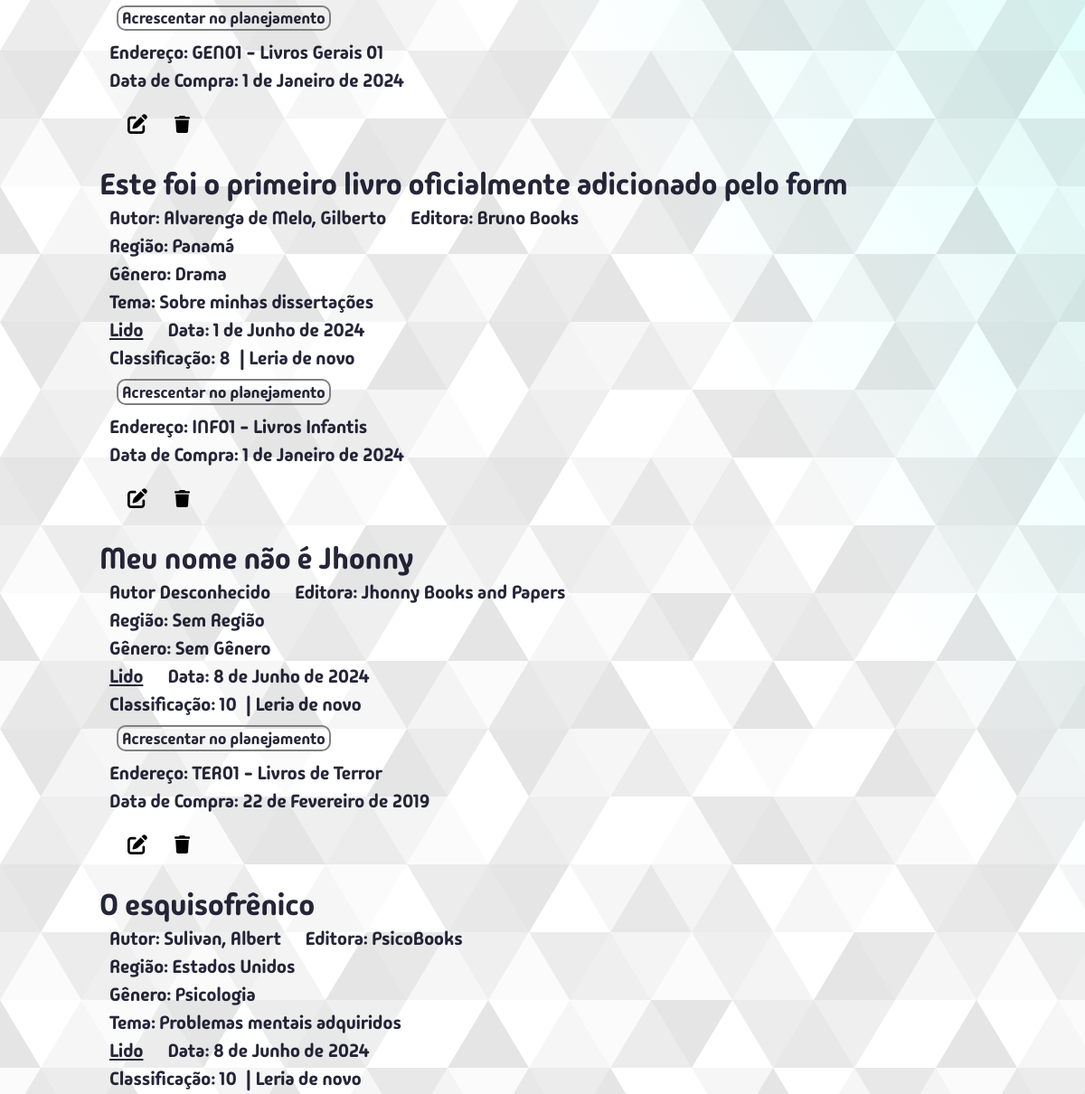
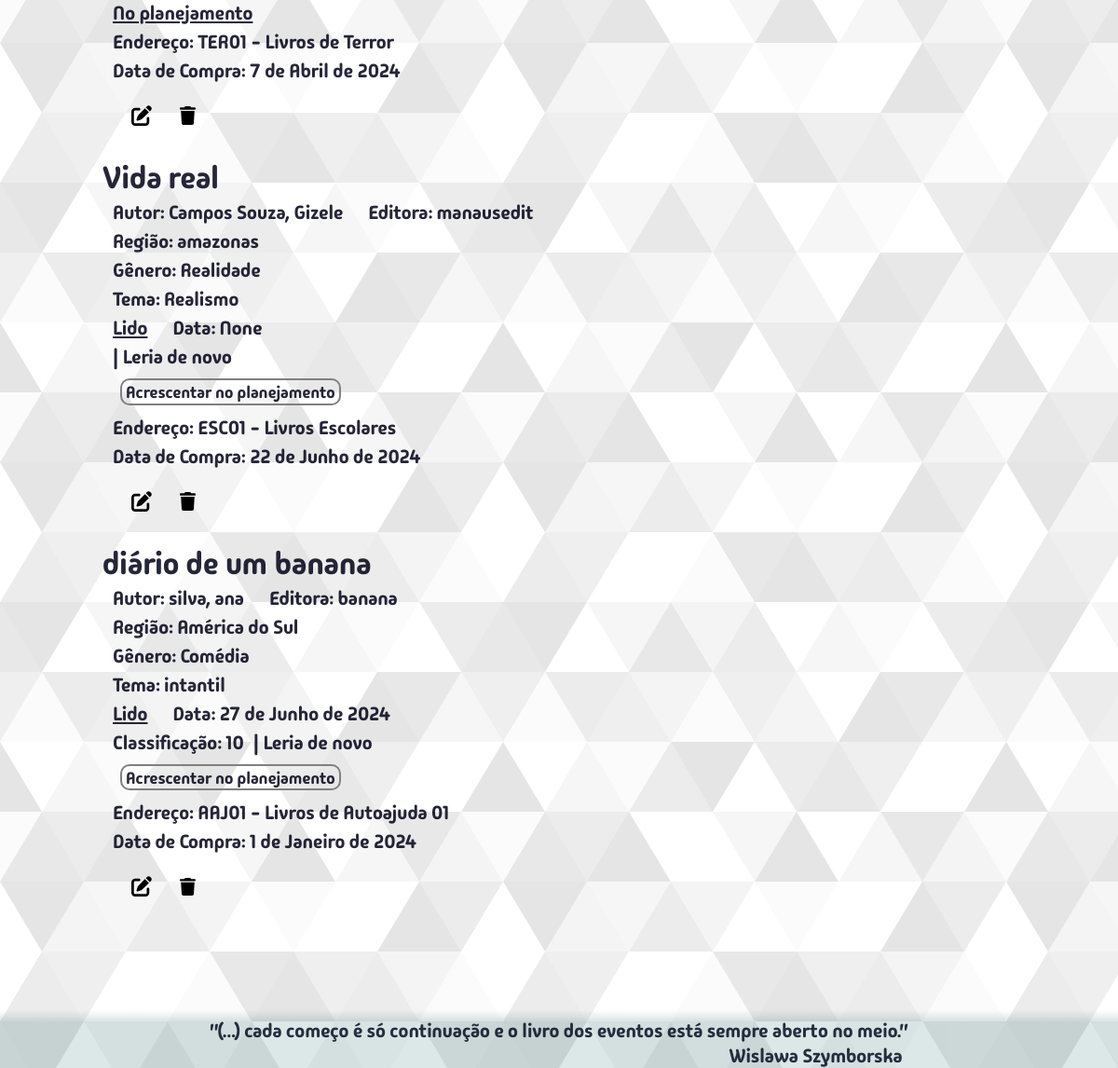
/meuslivros/lidoeleriadenovo/ (lower part), run on an earlier commit of the app's database (2 pictures, top to bottom).
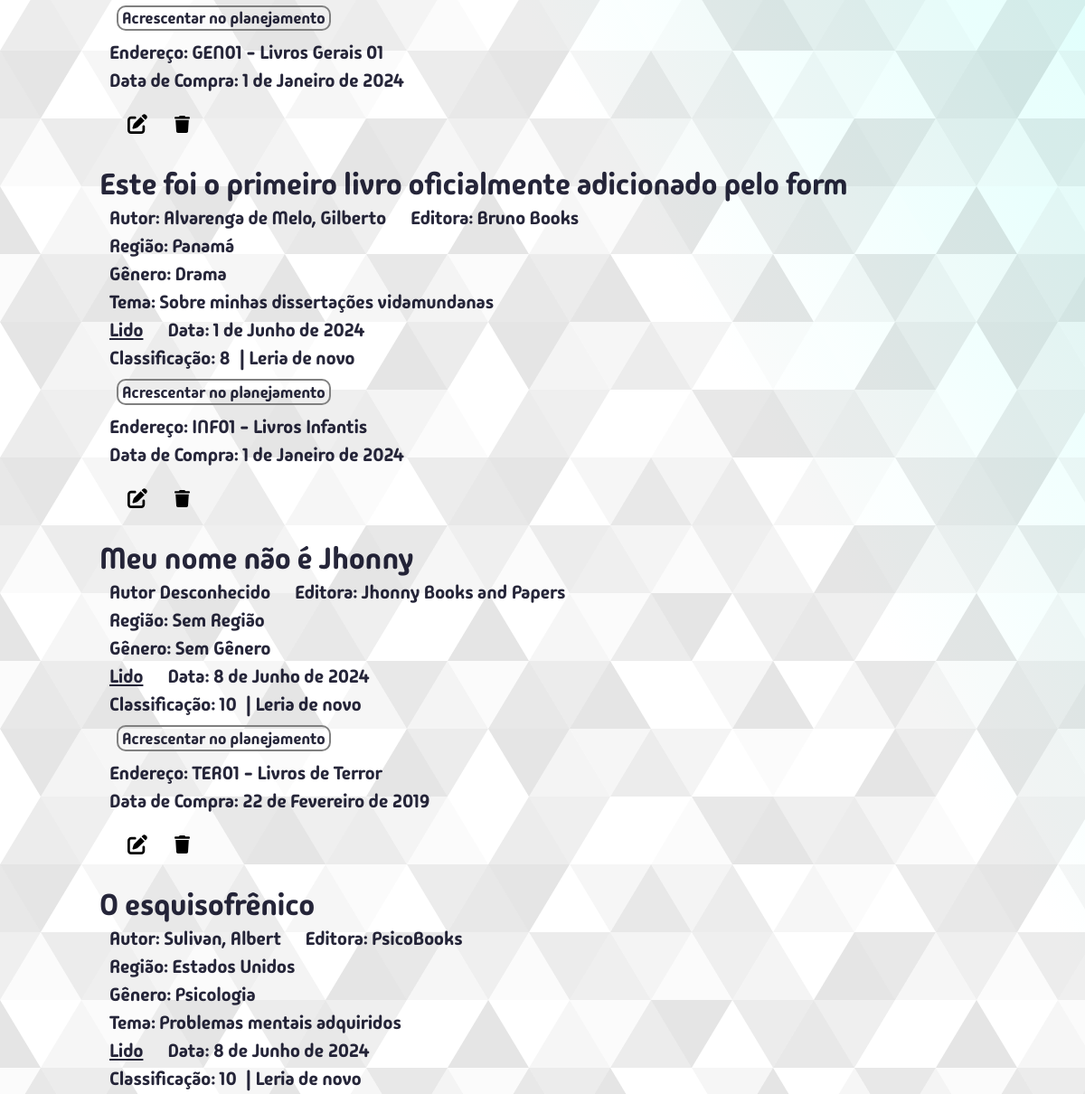
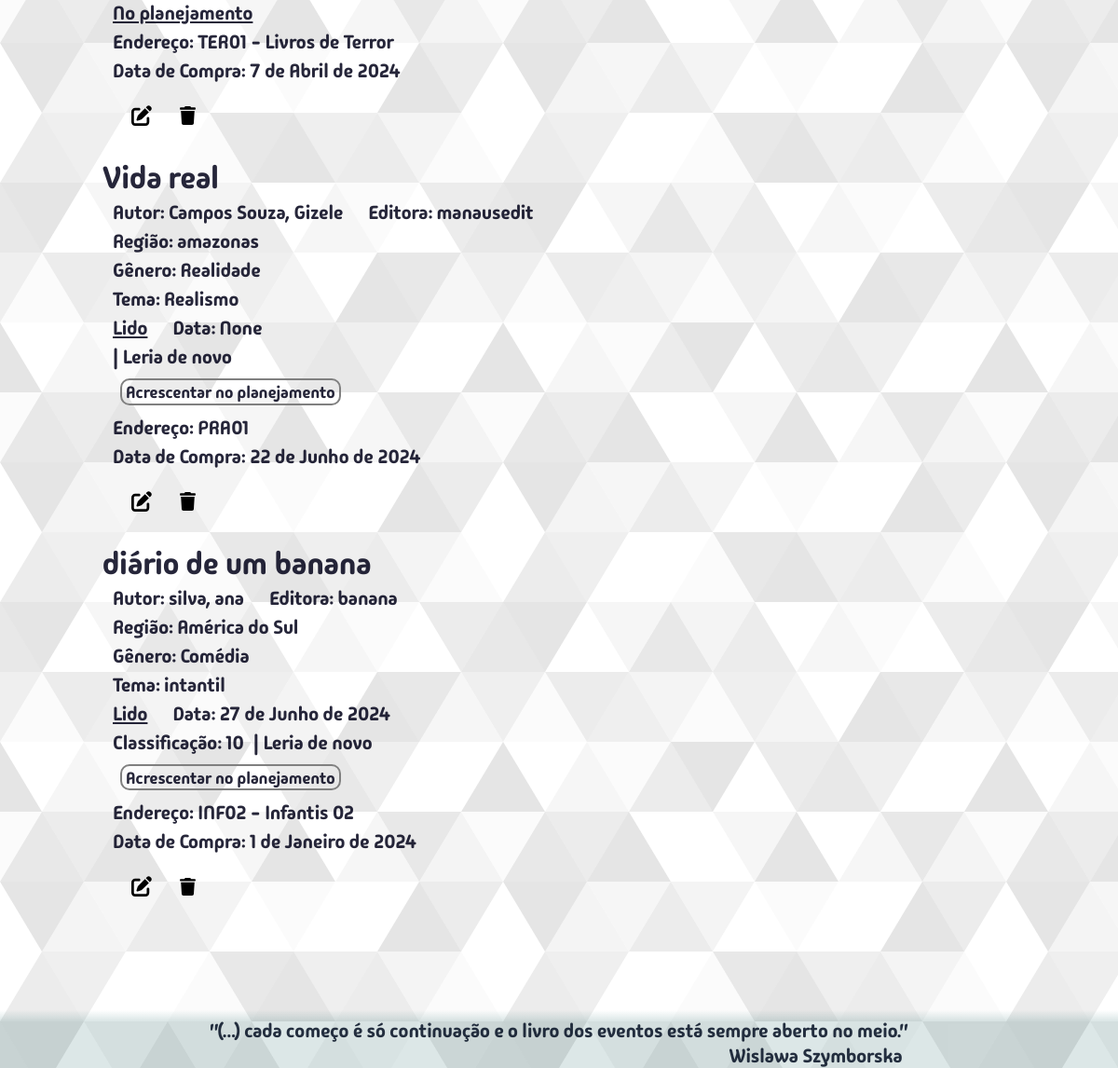
And on a later commit of the database (2 pictures, top to bottom).
### bibm/models.py (models this page shows, shortened)
class Livro(models.Model):
    titulo = models.CharField(max_length=300, unique=True)
    editora = models.CharField(max_length=300, blank=True, null=True)
    autor = models.ForeignKey(Autor, on_delete=models.SET_DEFAULT, default=1)
    genero = models.ForeignKey(Genero, on_delete=models.SET_DEFAULT, default=1)
    tema = models.CharField(max_length=600, blank=True, null=True)
    lendo = models.BooleanField(default=False)
    lido = models.BooleanField(default=False)
    data_leitura = models.DateField(blank=True, null=True)
    leria_de_novo = models.BooleanField(default=False)
    notas = [(1,"1"),(2,"2"),(3,"3"),(4,"4"),(5,"5"),(6,"6"),(7,"7"),(8,"8"),(9,"9"),(10,"10")]
    classificacao = models.IntegerField(choices=notas, blank=True, null=True)
    endereco = models.ForeignKey(Endereco, on_delete=models.SET_NULL, blank=True, null=True)
    data_compra = models.DateField(null=True)
    regiao = models.ForeignKey(Regiao, on_delete=models.SET_DEFAULT, default=2)
    comentario = models.TextField(blank=True, null=True)
    planejamento = models.PositiveIntegerField(unique=True, blank=True, null=True)

class Endereco(models.Model):
    codigo = models.CharField(max_length=5, validators=[validacao_endereco])
    descricao = models.CharField(max_length=300, blank=True, null=True)
    comentario = models.TextField(blank=True, null=True)
    class Meta:
        verbose_name = "Endereço"
    def __str__(self):
        if self.descricao is not None:
            return str(self.codigo) + " - " + str(self.descricao)
        else:
            return str(self.codigo)

class Autor(models.Model):
    prim_nome = models.CharField(max_length=65)
    ult_nome = models.CharField(max_length=65)
    nacionalidade = models.CharField(max_length=65, blank=True, null=True, default="")
    regiao = models.ForeignKey(Regiao, on_delete=models.SET_DEFAULT, default=2)
    comentario = models.TextField(blank=True, null=True)
    class Meta:
        verbose_name_plural = "autores"
        constraints = [
            models.UniqueConstraint(
                fields=["prim_nome","ult_nome"],
                name="autor_unique"
            )
        ]

class Regiao(models.Model):
    regiao = models.CharField(max_length=65, unique=True, verbose_name="região")
    comentario = models.TextField(blank=True, null=True)
    class Meta:
        verbose_name_plural = "regiões"
    def __str__(self):
        return str(self.regiao)

class Genero(models.Model):
    genero = models.CharField(max_length=65, unique=True)
    comentario = models.TextField(blank=True, null=True)
    class Meta:
        verbose_name = "gênero"

### bibm/views/views_all.py (the view, shortened to what this page needs)
# urls.py: path("meuslivros/<filtro>/", views.meus_livros, name="meus_livros"),
def meus_livros(request, filtro):
    termo_busca = request.GET.get("q", "").strip()
    classe_btn = "btn-azul"
    ordem_alfabetica_lista = ["a","b","c","d","e","f","g","h","i","j","k","l","m","n","o","p",
                              "q","r","s","t","u","v","w","x","y","z","0-9..."]
    filtros = {
        "todos": "Todos",
        "naolidos": "Não lidos",
        "lidos": "Lidos",
        "lidoeleriadenovo": "Lido e Leria de novo"
    }
    if termo_busca == "":
        if filtro[:5] == "todos":
            meus_livros = Livro.objects.all().order_by("titulo")
            filtro_letra = filtro[5:]
            filtro = "todos"
        if filtro[:8] == "naolidos":
            meus_livros = Livro.objects.filter(lido=False).order_by("titulo")
            filtro_letra = filtro[8:]
            filtro = "naolidos"
        elif filtro[:5] == "lidos":
            meus_livros = Livro.objects.filter(lido=True).order_by("titulo")
            filtro_letra = filtro[5:]
            filtro = "lidos"
        elif filtro[:16] == "lidoeleriadenovo":
            meus_livros = Livro.objects.filter(lido=True, leria_de_novo=True).order_by("titulo")
            filtro_letra = filtro[16:]
            filtro = "lidoeleriadenovo"
    context = {
        "meus_livros": meus_livros,
        "caller": "meus_livros",
        "filtro": filtro,
        "filtros": filtros,
        "classe_btn": classe_btn,
        "ordem_alfabetica_lista": ordem_alfabetica_lista,
        "filtro_letra": filtro_letra,
    }
    return render(request, "bibm/pages/meusLivros.html", context)

### bibm/templates/bibm/pages/meusLivros.html (shortened to what this page needs)
{% extends 'bibm/estru.html' %}
{% load static %}
{% block content %}
  <div class="meus-livros-box">
    {% for livro in meus_livros %}
      {% include "bibm/partials/livroDetalheForm.html" %}
    {% empty %}
      Nenhum livro
    {% endfor %}
  </div>
{% endblock %}

### bibm/templates/bibm/partials/livroDetalheForm.html (shortened to what this page needs)
{% load static %}
<div class="livro-box">
  <span class="meus-livros-titulo">{{ livro.titulo }}</span>
  <div class="meus-livros-abaixo-titulo-box">
    <div class="autor-editora linha-livro-info">
      {% if livro.autor.prim_nome == 'Autor Desconhecido' %}
        <span class="meus-livros-autor">Autor Desconhecido</span>
      {% else %}
        <span class="meus-livros-autor">Autor: {{ livro.autor.ult_nome }}, {{ livro.autor.prim_nome }}</span>
      {% endif %}
      <span class="meus-livros-editora">Editora: {{ livro.editora }}</span>
    </div>
    <span class="linha-livro-info">Região: {{livro.regiao}}</span>
    <span class="meus-livros-genero linha-livro-info">Gênero: {{ livro.genero.genero }}</span>
    {% if livro.tema %}
      <span class="meus-livros-tema linha-livro-info">Tema: {{ livro.tema }}</span>
    {% endif %}
    {% if livro.lido %}
      <div class="livro-lido-linha linha-livro-info">
        <span class="meus-livros-lido"><u>Lido</u></span>
        <span class="meus-livros-data-leitura">Data: {{ livro.data_leitura }}</span>
      </div>
      <div class="flex-flow-row linha-livro-info">
        {% if livro.classificacao %}
        <div class="livro-classificacao">
          Classificação: {{ livro.classificacao }}
        </div>
        {% endif %}
        {% if livro.leria_de_novo %}
          <span class="meus-livros-leria-de-novo">| Leria de novo</span>
        {% endif %}
      </div>
    {% endif %}
    {% if livro.planejamento is None and not livro.lendo %}
    <div>
      {% if caller == "meus_livros" %}
        <form action="{% url 'bibm:acrescentar_no_planejamento_meus_livros' %}" method="post">
      {% else %}
        <form action="{% url 'bibm:acrescentar_no_planejamento'%}" method="post">
      {% endif %}
        <button type="submit" class="btn-medio {{classe_btn}}">Acrescentar no planejamento</button>
      </form>
    </div>
    {% elif livro.planejamento is not None and not livro.lendo %}
    <span class="ja-no-planejamento linha-livro-info">
      <u>No planejamento</u>
    </span>
    {% else %}
    <span class="ja-no-planejamento linha-livro-info">
      --- Lendo ---
    </span>
    {% endif %}
    {% if livro.endereco %}
      <span class="linha-livro-info">Endereço: {{livro.endereco}}</span>
    {% endif %}
    <span  class="linha-livro-info">Data de Compra: {{livro.data_compra}}</span>
    <div class="flex-flow-row espaco-top-2rem">
      <form method="GET" action="{% url 'bibm:editar_um_livro' livro.id %}">
        <button type="submit">
          <img
            src="{% static 'bibm/img/pen-to-square-solid.svg' %}"
            alt="Editar este livro"
            title="Editar este livro"
            class="btn-editar"
          >
        </button>
      </form>
      <form method="POST" action="{% url 'bibm:deletar_um_livro' %}"
        onclick="return confirm('Você confirma a exclusão deste livro?')">
        <button type="submit">
          <img
          src="{% static 'bibm/img/trash-solid.svg' %}"
          alt="Deletar este livro"
          title="Deletar este livro"
          class="btn-excluir"
          >
        </button>
      </form>
    </div>
  </div>
</div>

What changed in the data, as far as the page shows it:
changed Livro "Este foi o primeiro livro oficialmente adicionado pelo form": tema "Sobre minhas dissertações" → "Sobre minhas dissertações vidamundanas"
changed Livro "Vida real": endereco "ESC01 - Livros Escolares" → "PRA01"
changed Livro "diário de um banana": endereco "AAJ01 - Livros de Autoajuda 01" → "INF02 - Infantis 02"
